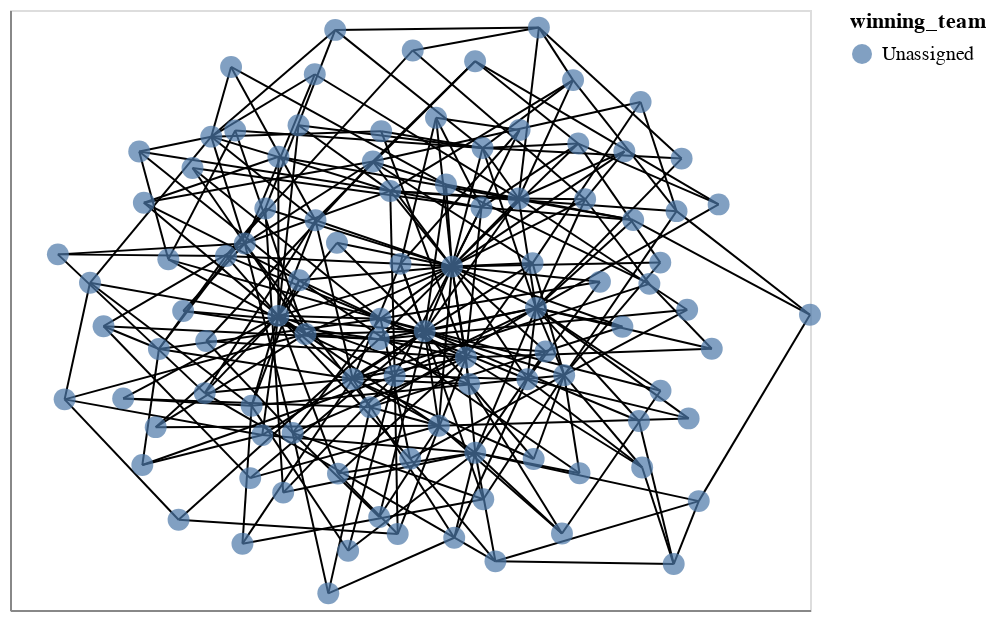

Source (notebook cell):
### Code cell
for n in np.arange(0,len(net.nodes)):
    # for every node, set its label property to string of the numerical id
    net.nodes[n]['label'] = str(n)
    net.nodes[n]['winning_team'] = robots.iloc[n]['winningTeam']
    
#pos = nx.spring_layout(net)
pos = nx.kamada_kawai_layout(net)

plt.figure(1, figsize=(80,80))

# let's break it apart into edges and nodes
edgeviz = nxa.draw_networkx_edges(net, pos=pos)
nodeviz = nxa.draw_networkx_nodes(net, pos=pos)


# add tooltips to the nodes
nodeviz = nodeviz.mark_circle(size=120).encode(tooltip=['label:N', 'winning_team:N'], color = 'winning_team')
edgeviz + nodeviz

### Figure 1 — Vega-Lite specification as saved in the notebook (floating-point values rounded to 4 significant figures; data arrays with more than 128 entries replaced by an {"elided": "..."} marker saying what was removed)
{"config": {"view": {"continuousWidth": 400, "continuousHeight": 300}}, "layer": [{"data": {"name": "data-d607d7683dc51fb1e9dcfb7bd0127f82"}, "mark": {"type": "line", "color": "black", "opacity": 1.0, "strokeWidth": 1}, "encoding": {"detail": {"field": "edge", "type": "quantitative"}, "x": {"axis": {"grid": false, "labels": false, "ticks": false, "title": ""}, "field": "x", "type": "quantitative"}, "y": {"axis": {"grid": false, "labels": false, "ticks": false, "title": ""}, "field": "y", "type": "quantitative"}}}, {"data": {"name": "data-d9c14c3e6ef4d618acb5ccb964fdd84b"}, "mark": {"type": "circle", "size": 120}, "encoding": {"color": {"field": "winning_team", "type": "nominal"}, "tooltip": [{"field": "label", "type": "nominal"}, {"field": "winning_team", "type": "nominal"}], "x": {"axis": {"grid": false, "labels": false, "ticks": false}, "field": "x", "type": "quantitative"}, "y": {"axis": {"grid": false, "labels": false, "ticks": false}, "field": "y", "type": "quantitative"}}}], "$schema": "https://vega.github.io/schema/vega-lite/v4.17.0.json", "datasets": {"data-d607d7683dc51fb1e9dcfb7bd0127f82": {"elided": "578 records"}, "data-d9c14c3e6ef4d618acb5ccb964fdd84b": [{"winning_team": "Unassigned", "x": -0.3292, "label": "0", "state": 1, "y": -0.01955}, {"winning_team": "Unassigned", "x": 0.1398, "label": "1", "state": 2, "y": -0.1584}, {"winning_team": "Unassigned", "x": 0.315, "label": "2", "state": 2, "y": 0.006443}, {"winning_team": "Unassigned", "x": 0.1049, "label": "3", "state": 1, "y": 0.1447}, {"winning_team": "Unassigned", "x": -0.07786, "label": "4", "state": 2, "y": -0.09757}, {"winning_team": "Unassigned", "x": -0.2613, "label": "5", "state": 1, "y": -0.07976}, {"winning_team": "Unassigned", "x": 0.1632, "label": "6", "state": 2, "y": -0.4756}, {"winning_team": "Unassigned", "x": -0.03828, "label": "7", "state": 2, "y": -0.2194}, {"winning_team": "Unassigned", "x": 0.03679, "label": "8", "state": 1, "y": -0.07101}, {"winning_team": "Unassigned", "x": -0.07368, "label": "9", "state": 1, "y": -0.02886}, {"winning_team": "Unassigned", "x": 0.2716, "label": "10", "state": 1, "y": 0.3716}, {"winning_team": "Unassigned", "x": 0.08991, "label": "11", "state": 1, "y": 0.4181}, {"winning_team": "Unassigned", "x": 0.2933, "label": "12", "state": 2, "y": -0.2308}, {"winning_team": "Unassigned", "x": -0.1431, "label": "13", "state": 1, "y": -0.2302}, {"winning_team": "Unassigned", "x": -0.2362, "label": "14", "state": 1, "y": 0.2991}, {"winning_team": "Unassigned", "x": 0.3065, "label": "15", "state": 2, "y": 0.1563}, {"winning_team": "Unassigned", "x": 0.148, "label": "16", "state": 2, "y": -0.2469}, {"winning_team": "Unassigned", "x": 0.1814, "label": "17", "state": 1, "y": 0.5399}, {"winning_team": "Unassigned", "x": -0.3694, "label": "18", "state": 2, "y": -0.417}, {"winning_team": "Unassigned", "x": -0.04953, "label": "19", "state": 1, "y": 0.3969}, {"winning_team": "Unassigned", "x": 0.3855, "label": "20", "state": null, "y": -0.2174}, {"winning_team": "Unassigned", "x": -0.02374, "label": "21", "state": null, "y": 0.1539}, {"winning_team": "Unassigned", "x": -0.46, "label": "22", "state": null, "y": 0.1802}, {"winning_team": "Unassigned", "x": -0.1801, "label": "23", "state": null, "y": -0.5453}, {"winning_team": "Unassigned", "x": -0.09286, "label": "24", "state": null, "y": 0.495}, {"winning_team": "Unassigned", "x": 0.1787, "label": "25", "state": null, "y": 0.342}, {"winning_team": "Unassigned", "x": 0.07191, "label": "26", "state": null, "y": -0.3856}, {"winning_team": "Unassigned", "x": 0.5724, "label": "27", "state": null, "y": -0.3699}, {"winning_team": "Unassigned", "x": -0.277, "label": "28", "state": null, "y": 0.09895}, {"winning_team": "Unassigned", "x": -0.4131, "label": "29", "state": null, "y": 0.2216}, {"winning_team": "Unassigned", "x": -0.2933, "label": "30", "state": null, "y": -0.4097}, {"winning_team": "Unassigned", "x": 0.4076, "label": "31", "state": null, "y": 0.7663}, {"winning_team": "Unassigned", "x": 0.4379, "label": "32", "state": null, "y": 0.3691}, {"winning_team": "Unassigned", "x": 0.4206, "label": "33", "state": null, "y": 0.5548}, {"winning_team": "Unassigned", "x": -0.6653, "label": "34", "state": null, "y": 0.3576}, {"winning_team": "Unassigned", "x": -0.6277, "label": "35", "state": null, "y": -0.1301}, {"winning_team": "Unassigned", "x": -0.03074, "label": "36", "state": null, "y": -0.7468}, {"winning_team": "Unassigned", "x": -0.0994, "label": "37", "state": null, "y": -0.3239}, {"winning_team": "Unassigned", "x": -0.3617, "label": "38", "state": null, "y": 0.3382}, {"winning_team": "Unassigned", "x": 0.3799, "label": "39", "state": null, "y": -0.745}, {"winning_team": "Unassigned", "x": -0.4968, "label": "40", "state": null, "y": 0.5778}, {"winning_team": "Unassigned", "x": 0.5804, "label": "41", "state": null, "y": -0.525}, {"winning_team": "Unassigned", "x": -0.677, "label": "42", "state": null, "y": 0.5282}, {"winning_team": "Unassigned", "x": -0.6042, "label": "43", "state": null, "y": 0.1688}, {"winning_team": "Unassigned", "x": 0.3092, "label": "44", "state": null, "y": -0.4966}, {"winning_team": "Unassigned", "x": 0.5359, "label": "45", "state": null, "y": 0.5288}, {"winning_team": "Unassigned", "x": 0.6664, "label": "46", "state": null, "y": 0.3295}, {"winning_team": "Unassigned", "x": 0.558, "label": "47", "state": null, "y": 0.2999}, {"winning_team": "Unassigned", "x": -0.2381, "label": "48", "state": null, "y": 0.7858}, {"winning_team": "Unassigned", "x": 0.6263, "label": "49", "state": null, "y": -0.269}, {"winning_team": "Unassigned", "x": -0.187, "label": "50", "state": null, "y": 0.9337}, {"winning_team": "Unassigned", "x": -0.396, "label": "51", "state": null, "y": -0.3194}, {"winning_team": "Unassigned", "x": -0.6692, "label": "52", "state": null, "y": -0.5168}, {"winning_team": "Unassigned", "x": -0.5437, "label": "53", "state": null, "y": 0.4732}, {"winning_team": "Unassigned", "x": -0.07693, "label": "54", "state": null, "y": -0.6901}, {"winning_team": "Unassigned", "x": -0.7171, "label": "55", "state": null, "y": -0.2946}, {"winning_team": "Unassigned", "x": 0.1832, "label": "56", "state": null, "y": -0.6308}, {"winning_team": "Unassigned", "x": -0.5671, "label": "57", "state": null, "y": -0.003362}, {"winning_team": "Unassigned", "x": 0.0003982, "label": "58", "state": null, "y": -0.4957}, {"winning_team": "Unassigned", "x": -0.4473, "label": "59", "state": null, "y": 0.81}, {"winning_team": "Unassigned", "x": -0.317, "label": "60", "state": null, "y": -0.6087}, {"winning_team": "Unassigned", "x": -0.4189, "label": "61", "state": null, "y": -0.7789}, {"winning_team": "Unassigned", "x": -0.5131, "label": "62", "state": null, "y": -0.277}, {"winning_team": "Unassigned", "x": 0.1106, "label": "63", "state": null, "y": -0.7591}, {"winning_team": "Unassigned", "x": 0.5765, "label": "64", "state": null, "y": 0.6935}, {"winning_team": "Unassigned", "x": -0.8803, "label": "65", "state": null, "y": 0.1854}, {"winning_team": "Unassigned", "x": -0.5096, "label": "66", "state": null, "y": -0.1035}, {"winning_team": "Unassigned", "x": 0.4238, "label": "67", "state": null, "y": -0.5442}, {"winning_team": "Unassigned", "x": -0.8, "label": "68", "state": null, "y": 0.09068}, {"winning_team": "Unassigned", "x": 0.4748, "label": "69", "state": null, "y": 0.09388}, {"winning_team": "Unassigned", "x": -0.7661, "label": "70", "state": null, "y": -0.0541}, {"winning_team": "Unassigned", "x": 0.3223, "label": "71", "state": null, "y": 0.9413}, {"winning_team": "Unassigned", "x": -0.8635, "label": "72", "state": null, "y": -0.2979}, {"winning_team": "Unassigned", "x": 0.1628, "label": "73", "state": null, "y": 0.8293}, {"winning_team": "Unassigned", "x": 0.5984, "label": "74", "state": null, "y": 0.08714}, {"winning_team": "Unassigned", "x": 0.2136, "label": "75", "state": null, "y": -0.8378}, {"winning_team": "Unassigned", "x": 0.6257, "label": "76", "state": null, "y": 0.158}, {"winning_team": "Unassigned", "x": 0.6929, "label": "77", "state": null, "y": 0.0007062}, {"winning_team": "Unassigned", "x": 0.6593, "label": "78", "state": null, "y": -0.8469}, {"winning_team": "Unassigned", "x": -0.3994, "label": "79", "state": null, "y": -0.5604}, {"winning_team": "Unassigned", "x": -0.1547, "label": "80", "state": null, "y": -0.8026}, {"winning_team": "Unassigned", "x": 0.7544, "label": "81", "state": null, "y": -0.1294}, {"winning_team": "Unassigned", "x": -0.1826, "label": "82", "state": null, "y": 0.2242}, {"winning_team": "Unassigned", "x": 0.7715, "label": "83", "state": null, "y": 0.352}, {"winning_team": "Unassigned", "x": -0.2043, "label": "84", "state": null, "y": -0.9445}, {"winning_team": "Unassigned", "x": -0.6358, "label": "85", "state": null, "y": -0.3905}, {"winning_team": "Unassigned", "x": 0.531, "label": "86", "state": null, "y": -0.05599}, {"winning_team": "Unassigned", "x": 0.679, "label": "87", "state": null, "y": 0.5046}, {"winning_team": "Unassigned", "x": 0.06505, "label": "88", "state": null, "y": 0.6406}, {"winning_team": "Unassigned", "x": 0.274, "label": "89", "state": null, "y": 0.5999}, {"winning_team": "Unassigned", "x": -0.329, "label": "90", "state": null, "y": 0.5108}, {"winning_team": "Unassigned", "x": 0.6966, "label": "91", "state": null, "y": -0.3613}, {"winning_team": "Unassigned", "x": 0.7219, "label": "92", "state": null, "y": -0.637}, {"winning_team": "Unassigned", "x": -0.4369, "label": "93", "state": null, "y": 0.5984}, {"winning_team": "Unassigned", "x": -0.5786, "label": "94", "state": null, "y": -0.6992}, {"winning_team": "Unassigned", "x": -0.2787, "label": "95", "state": null, "y": 0.6159}, {"winning_team": "Unassigned", "x": 0.3388, "label": "96", "state": null, "y": -0.1381}, {"winning_team": "Unassigned", "x": -0.0719, "label": "97", "state": null, "y": 0.5956}, {"winning_team": "Unassigned", "x": 0.0068, "label": "98", "state": null, "y": 0.8652}, {"winning_team": "Unassigned", "x": 1.0, "label": "99", "state": null, "y": -0.01609}]}}
